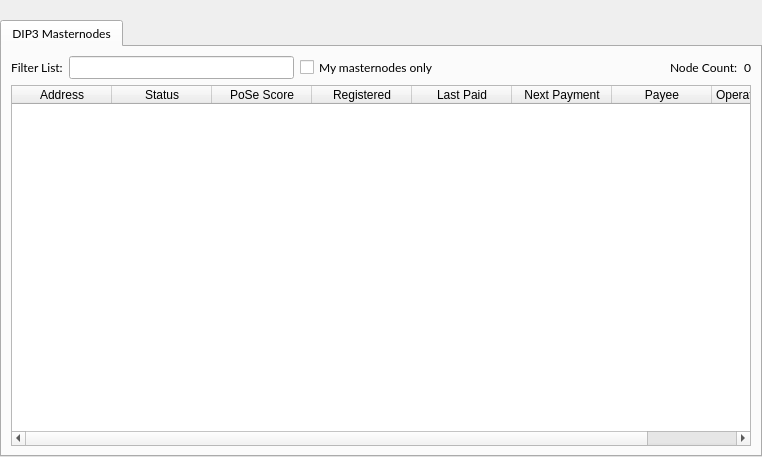
<?xml version="1.0" encoding="UTF-8"?>
<ui version="4.0">
 <class>MasternodeList</class>
 <widget class="QWidget" name="MasternodeList">
  <property name="geometry">
   <rect>
    <x>0</x>
    <y>0</y>
    <width>762</width>
    <height>457</height>
   </rect>
  </property>
  <property name="windowTitle">
   <string>Form</string>
  </property>
  <layout class="QVBoxLayout" name="topLayout">
   <property name="leftMargin">
    <number>0</number>
   </property>
   <property name="topMargin">
    <number>0</number>
   </property>
   <property name="rightMargin">
    <number>0</number>
   </property>
   <property name="bottomMargin">
    <number>0</number>
   </property>
   <item>
    <layout class="QVBoxLayout" name="verticalLayout">
     <property name="bottomMargin">
      <number>0</number>
     </property>
     <item>
      <spacer name="horizontalSpacer0">
       <property name="orientation">
        <enum>Qt::Horizontal</enum>
       </property>
       <property name="sizeHint" stdset="0">
        <size>
         <width>40</width>
         <height>20</height>
        </size>
       </property>
      </spacer>
     </item>
     <item>
      <widget class="QTabWidget" name="tabWidget">
       <property name="font">
        <font>
         <family>Lato</family>
        </font>
       </property>
       <property name="currentIndex">
        <number>0</number>
       </property>
       <widget class="QWidget" name="tabDIP3Masternodes">
        <attribute name="title">
         <string>DIP3 Masternodes</string>
        </attribute>
        <layout class="QGridLayout" name="gridLayout_3">
         <item row="0" column="0">
          <layout class="QHBoxLayout" name="horizontalLayout_4">
           <property name="bottomMargin">
            <number>0</number>
           </property>
           <item>
            <widget class="QLabel" name="label_filter_2">
             <property name="text">
              <string>Filter List:</string>
             </property>
            </widget>
           </item>
           <item>
            <widget class="QLineEdit" name="filterLineEditDIP3">
             <property name="toolTip">
              <string>Filter masternode list</string>
             </property>
            </widget>
           </item>
           <item>
            <widget class="QCheckBox" name="checkBoxMyMasternodesOnly">
             <property name="toolTip">
              <string>Show only masternodes this wallet has keys for.</string>
             </property>
             <property name="text">
              <string>My masternodes only</string>
             </property>
            </widget>
           </item>
           <item>
            <spacer name="horizontalSpacer_4">
             <property name="orientation">
              <enum>Qt::Horizontal</enum>
             </property>
             <property name="sizeHint" stdset="0">
              <size>
               <width>10</width>
               <height>20</height>
              </size>
             </property>
            </spacer>
           </item>
           <item>
            <widget class="QLabel" name="label_count_2">
             <property name="text">
              <string>Node Count:</string>
             </property>
            </widget>
           </item>
           <item>
            <widget class="QLabel" name="countLabelDIP3">
             <property name="text">
              <string>0</string>
             </property>
            </widget>
           </item>
          </layout>
         </item>
         <item row="1" column="0">
          <widget class="QTableWidget" name="tableWidgetMasternodesDIP3">
           <property name="editTriggers">
            <set>QAbstractItemView::NoEditTriggers</set>
           </property>
           <property name="alternatingRowColors">
            <bool>true</bool>
           </property>
           <property name="selectionMode">
            <enum>QAbstractItemView::SingleSelection</enum>
           </property>
           <property name="selectionBehavior">
            <enum>QAbstractItemView::SelectRows</enum>
           </property>
           <property name="selectionMode">
            <enum>QAbstractItemView::NoSelection</enum>
           </property>
           <property name="sortingEnabled">
            <bool>true</bool>
           </property>
           <attribute name="horizontalHeaderStretchLastSection">
            <bool>true</bool>
           </attribute>
           <column>
            <property name="text">
             <string>Address</string>
            </property>
           </column>
           <column>
            <property name="text">
             <string>Status</string>
            </property>
           </column>
           <column>
            <property name="text">
             <string>PoSe Score</string>
            </property>
           </column>
           <column>
            <property name="text">
             <string>Registered</string>
            </property>
           </column>
           <column>
            <property name="text">
             <string>Last Paid</string>
            </property>
           </column>
           <column>
            <property name="text">
             <string>Next Payment</string>
            </property>
           </column>
           <column>
            <property name="text">
             <string>Payee</string>
            </property>
           </column>
           <column>
            <property name="text">
             <string>Operator Reward</string>
            </property>
           </column>
          </widget>
         </item>
        </layout>
       </widget>
      </widget>
     </item>
    </layout>
   </item>
  </layout>
 </widget>
 <resources/>
 <connections/>
</ui>
